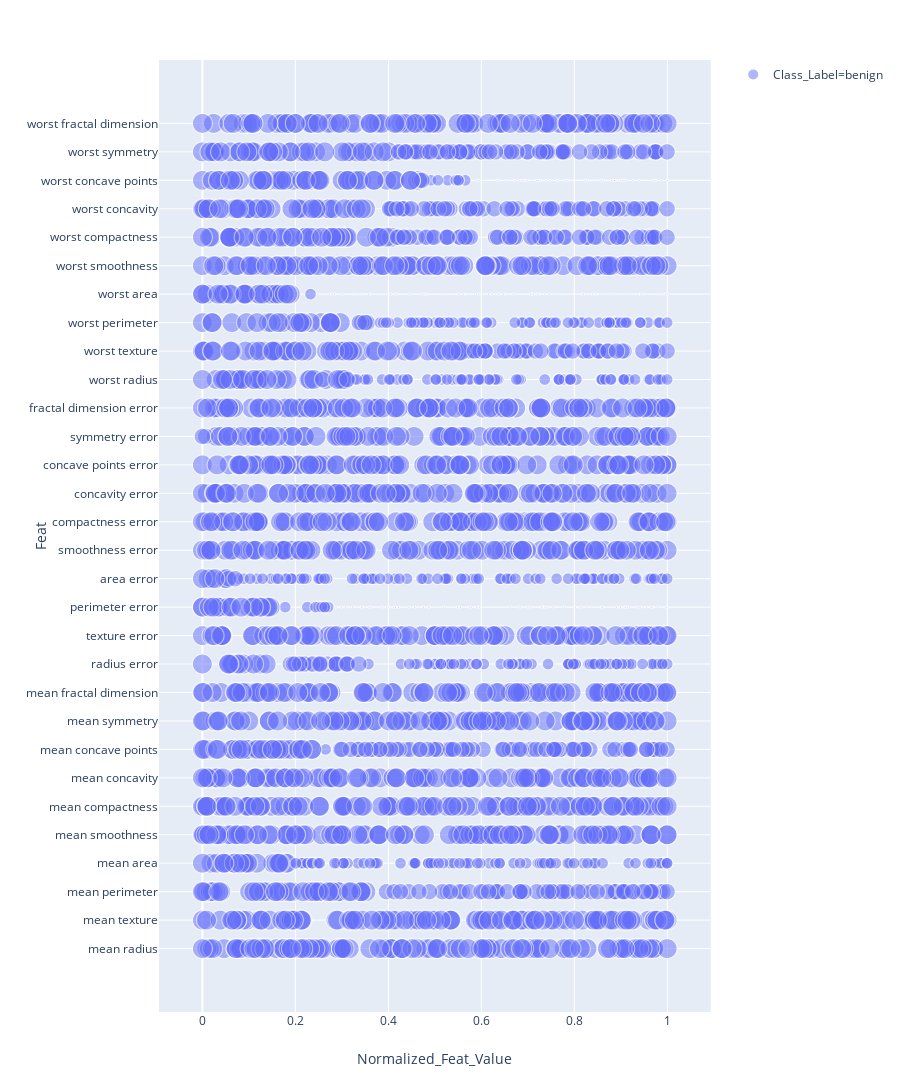

The cell this chart's notebook holds for it:
### Markdown cell above
# The color is related to the class label.
# The size of the dot is related to the class probability of the predicted class
## --> The bigger the size of the dot the higher the probability
# Opacity is the same for all

### Code cell
import plotly.express as px
#size_max = 20
df['Proba_Size'] = (minmax_scale(df['Proba'].values)+0.01)
fig = px.scatter(df, x="Normalized_Feat_Value", y="Feat", color="Class_Label",
                 size='Proba_Size', hover_data=['Feat', 'Feat_Value', 'Proba', 'Class_Label'], width=900, height=1500, opacity=0.5)
fig.show()

### Figure 1 — Plotly figure (JSON) as saved in the notebook; plotly's stock layout.template omitted (floating-point values rounded to 4 significant figures; data arrays with more than 128 entries replaced by an {"elided": "..."} marker saying what was removed)
{"data": [{"customdata": {"elided": "3000x4 mixed values"}, "hoverlabel": {"namelength": 0}, "hovertemplate": "Class_Label=%{customdata[3]}<br>Normalized_Feat_Value=%{x}<br>Feat=%{customdata[0]}<br>Proba_Size=%{marker.size}<br>Feat_Value=%{customdata[1]}<br>Proba=%{customdata[2]}", "legendgroup": "Class_Label=benign", "marker": {"color": "#636efa", "opacity": 0.5, "size": {"elided": "3000 float values"}, "sizemode": "area", "sizeref": 0.002525, "symbol": "circle"}, "mode": "markers", "name": "Class_Label=benign", "showlegend": true, "type": "scattergl", "x": {"elided": "3000 float values"}, "xaxis": "x", "y": {"elided": "3000 str values"}, "yaxis": "y"}], "layout": {"height": 1500, "legend": {"itemsizing": "constant", "tracegroupgap": 0}, "margin": {"t": 60}, "width": 900, "xaxis": {"anchor": "y", "domain": [0, 0.98], "title": {"text": "Normalized_Feat_Value"}}, "yaxis": {"anchor": "x", "domain": [0, 1], "title": {"text": "Feat"}}}}
